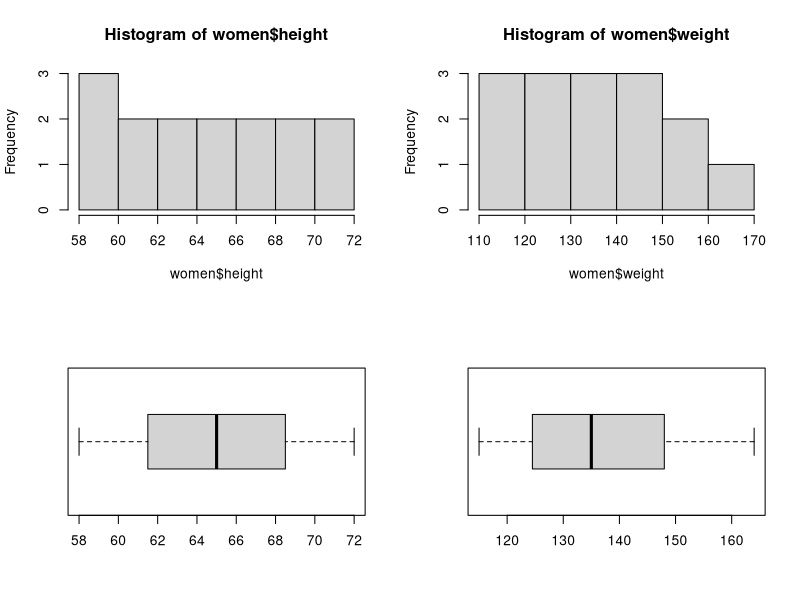
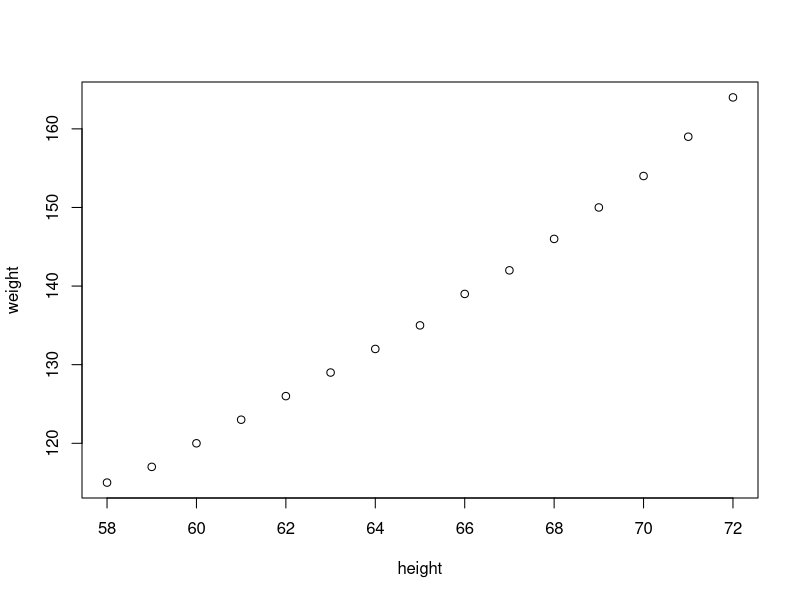
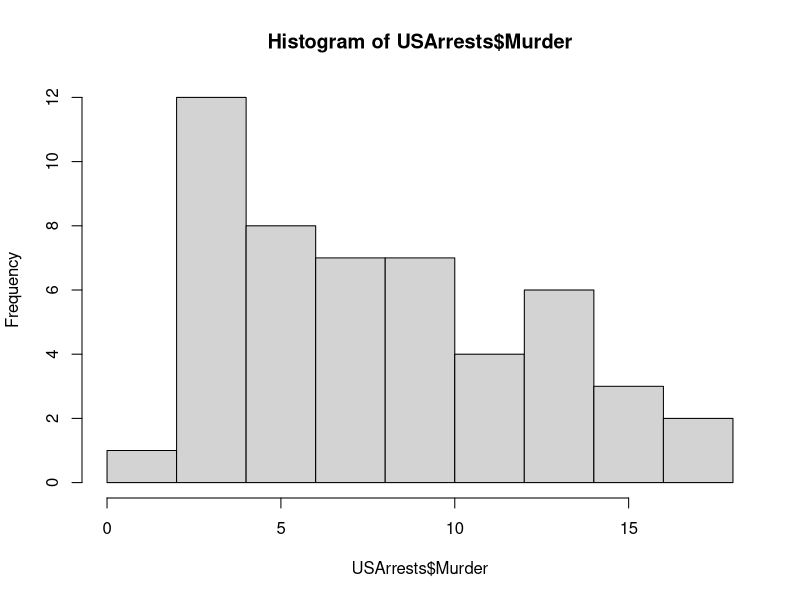
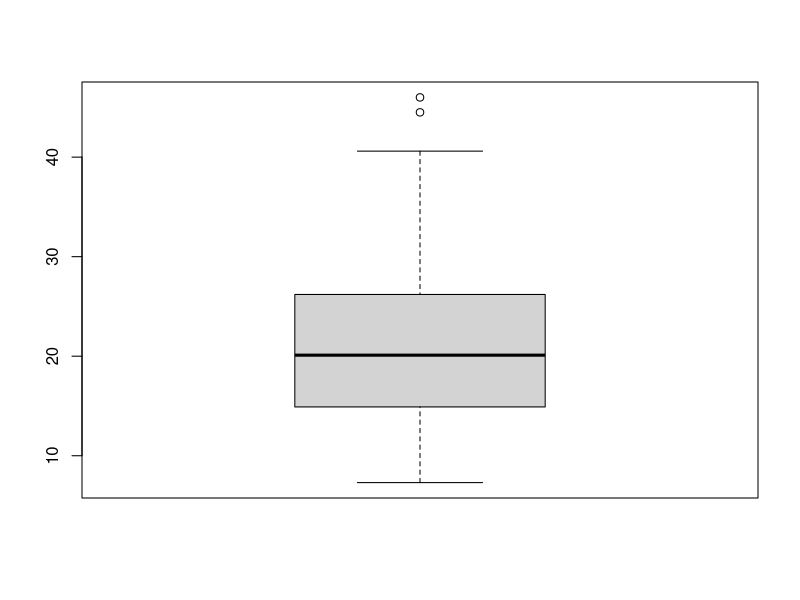
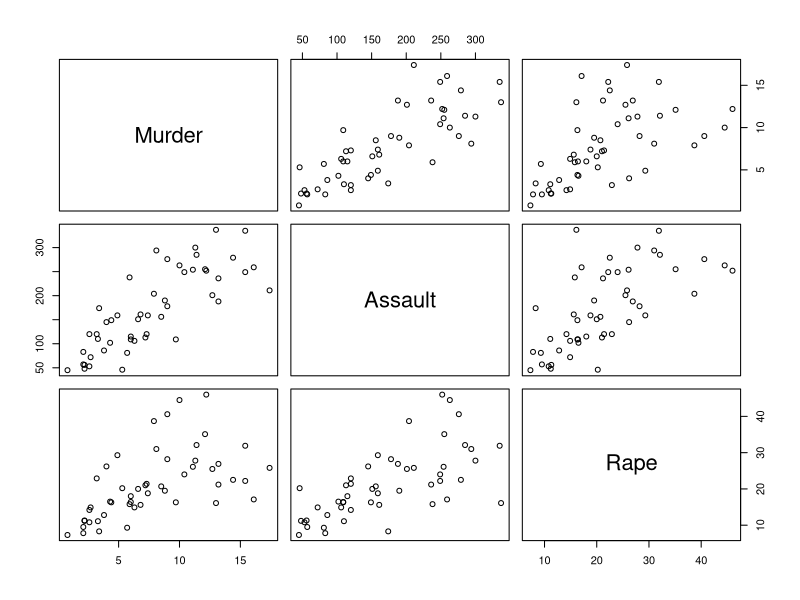
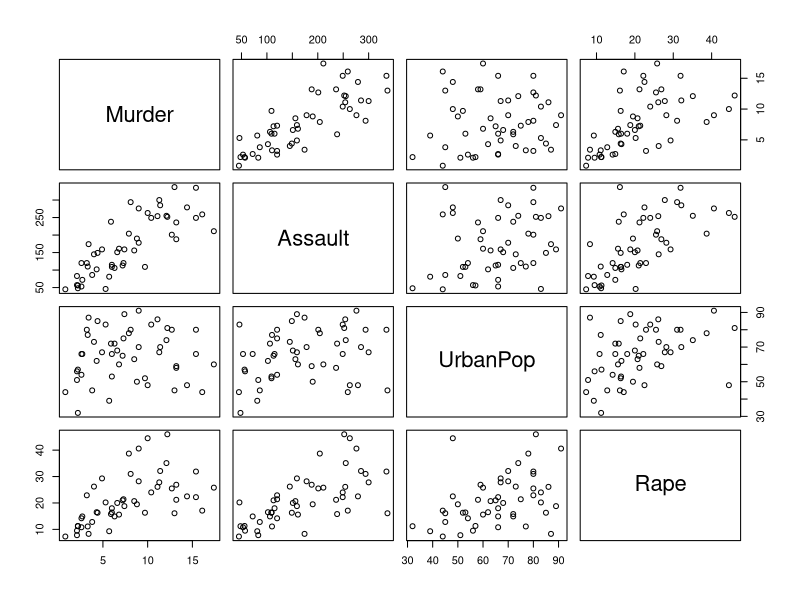

These figures' R source, in order:
##======================================================================
## Resolução dos exercícios da página analise-exploratoria.html
##======================================================================

##----------------------------------------------------------------------
## ----- ex2
## Carregando o conjunto de dados
data(women)

## Verificando a estrutura dos dados
str(women)
head(women)
tail(women)

## Sumário estatístico
summary(women)

## Distribuição (gráficos)

## Distribuição de cada variável
par(mfrow = c(2, 2)) # divide a janela gráfica em 2 linhas e 2 colunas
# Histogramas
hist(women$height)
hist(women$weight)
# Boxplot
boxplot(women$height, horizontal = TRUE)
boxplot(women$weight, horizontal = TRUE)
par(mfrow = c(1, 1)) # volta a janela gráfica par 1 linha e 1 coluna

## Estatísticas descritivas (algumas, não todas as possíveis!)

## Média
apply(women, 2, mean)
## Mediana
apply(women, 2, median)
## Variância
apply(women, 2, var)
## Quartis
apply(women, 2, quantile)
## Coeficiente de variação
apply(women, 2, function(x) sd(x)/mean(x))

## Tabelas de frequência

## Classes de height
h.range <- range(women$height) # miinimo e maximo
h.class <- nclass.Sturges(women$height) # numero de classes
h.cut <- cut(women$height,
             breaks = seq(h.range[1], h.range[2],
                          length.out = h.class + 1),
             include.lowest = TRUE)
# Distribuição de frequência
table(h.cut)

## Classes de weight
w.range <- range(women$weight) # miinimo e maximo
w.class <- nclass.Sturges(women$weight) # numero de classes
w.cut <- cut(women$weight,
             breaks = seq(w.range[1], w.range[2],
                          length.out = w.class + 1),
             include.lowest = TRUE)
# Distribuição de frequência
table(w.cut)

## Tabela de contingência entra as frequências de height e weight, com
## totais marginais
addmargins(table(h.cut, w.cut))

## Tabela de frequência relativa
prop.table(table(h.cut, w.cut))

## Dispersão e correlação

## Gráfico de dispersão entre height e weight
plot(weight ~ height, data = women)

## Correlação entre height e weight
cor(women$height, women$weight)

##----------------------------------------------------------------------
## ---- ex3
data(USArrests)
str(USArrests)

## 1. Qual o número médio e mediano de cada um dos crimes?
crimes <- c("Murder", "Assault", "Rape")
apply(USArrests[, crimes], 2,
      function(x) c(Media = mean(x), Mediana = median(x)))

## 2. Encontre a mediana e quartis para cada crime.
apply(USArrests[, crimes], 2, quantile)

## 3. Encontre o número máximo e mínimo para cada crime.
apply(USArrests[, crimes], 2, range)
apply(USArrests[, crimes], 2,
      function(x) c(Min = min(x), Max = max(x)))

## 4. Faça um gráfico adequado para o número de assassinatos
## (`Murder`).
hist(USArrests$Murder)

## 5. Faça um *boxplot* para o número de estupros (`Rape`).
boxplot(USArrests$Rape)

## 6. Verifique se há correlação entre os diferentes tipos de crime.
plot(USArrests[, crimes])
cor(USArrests[, crimes])

## 7. Verifique se há correlação entre os crimes e a proporção de
## população urbana.
plot(USArrests)
cor(USArrests)

## 8. Encontre os estados com maior e menor ocorrência de cada tipo de
## crime.
# Murder
row.names(USArrests)[which.min(USArrests$Murder)]
row.names(USArrests)[which.max(USArrests$Murder)]
# Assault
row.names(USArrests)[which.min(USArrests$Assault)]
row.names(USArrests)[which.max(USArrests$Assault)]
# Rape
row.names(USArrests)[which.min(USArrests$Rape)]
row.names(USArrests)[which.max(USArrests$Rape)]

## 9. Encontre os estados com maior e menor ocorrência per capta de cada
## tipo de crime.
# Os crimes estao em numeros por 100.000 habitantes. Para calcular o
# numero de crimes per capta (por habitante), basta dividir cada coluna
# por 100.000, e multiplicar pela porporcao de populacao urbana
USArrests <- transform(USArrests, Murder2 = Murder/100000 * UrbanPop,
                       Assault2 = Assault/100000 * UrbanPop,
                       Rape2 = Rape/100000 * UrbanPop)
# Murder per capta
row.names(USArrests)[which.min(USArrests$Murder2)]
row.names(USArrests)[which.max(USArrests$Murder2)]
# Assault per capta
row.names(USArrests)[which.min(USArrests$Assault2)]
row.names(USArrests)[which.max(USArrests$Assault2)]
# Rape per capta
row.names(USArrests)[which.min(USArrests$Rape2)]
row.names(USArrests)[which.max(USArrests$Rape2)]

## 10. Encontre os estados com maior e menor ocorrência do total de crimes.
# Cria uma coluna com o total de crimes
USArrests <- transform(USArrests, Total = Murder + Assault + Rape)
row.names(USArrests)[which.min(USArrests$Total)]
row.names(USArrests)[which.max(USArrests$Total)]

## 11. Calcule a média de crimes (entre `Murder`, `Assault` e `Rape`)
## para cada estado.
apply(USArrests[, crimes], 1, mean)
